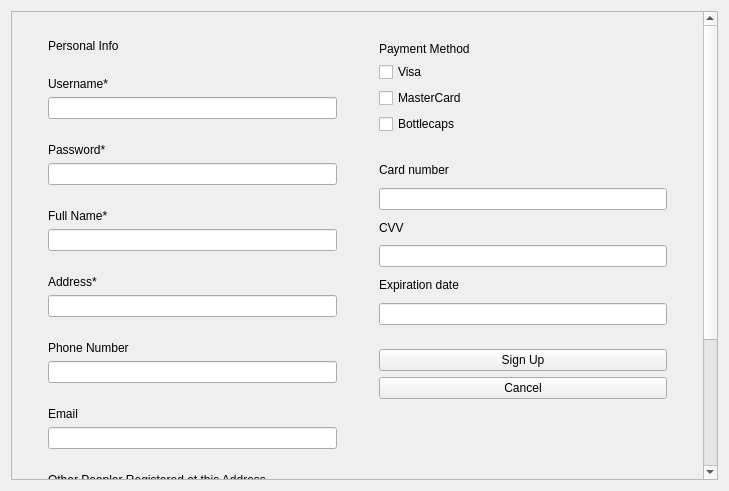
<?xml version="1.0" encoding="UTF-8"?>
<ui version="4.0">
 <class>SignUpWindow</class>
 <widget class="QWidget" name="SignUpWindow">
  <property name="geometry">
   <rect>
    <x>0</x>
    <y>0</y>
    <width>729</width>
    <height>491</height>
   </rect>
  </property>
  <property name="windowTitle">
   <string>Form</string>
  </property>
  <layout class="QHBoxLayout" name="horizontalLayout" stretch="0">
   <item>
    <widget class="QScrollArea" name="scrollArea">
     <property name="widgetResizable">
      <bool>true</bool>
     </property>
     <widget class="QWidget" name="scrollAreaWidgetContents">
      <property name="geometry">
       <rect>
        <x>0</x>
        <y>0</y>
        <width>703</width>
        <height>790</height>
       </rect>
      </property>
      <layout class="QVBoxLayout" name="verticalLayout" stretch="1,0">
       <item>
        <widget class="QWidget" name="personalPayment" native="true">
         <layout class="QHBoxLayout" name="horizontalLayout_2" stretch="1,1">
          <item>
           <widget class="QWidget" name="personalInfo" native="true">
            <layout class="QVBoxLayout" name="verticalLayout_2">
             <property name="topMargin">
              <number>0</number>
             </property>
             <item>
              <widget class="QWidget" name="widget_8" native="true">
               <layout class="QHBoxLayout" name="horizontalLayout_3">
                <item>
                 <widget class="QLabel" name="label">
                  <property name="text">
                   <string>Personal Info</string>
                  </property>
                 </widget>
                </item>
               </layout>
              </widget>
             </item>
             <item>
              <widget class="QWidget" name="widget_7" native="true">
               <layout class="QVBoxLayout" name="verticalLayout_3">
                <item>
                 <widget class="QLabel" name="label_2">
                  <property name="text">
                   <string>Username*</string>
                  </property>
                 </widget>
                </item>
                <item>
                 <widget class="QLineEdit" name="signUpUsernameLineEdit"/>
                </item>
               </layout>
              </widget>
             </item>
             <item>
              <widget class="QWidget" name="widget_4" native="true">
               <layout class="QVBoxLayout" name="verticalLayout_8">
                <item>
                 <widget class="QLabel" name="label_8">
                  <property name="text">
                   <string>Password*</string>
                  </property>
                 </widget>
                </item>
                <item>
                 <widget class="QLineEdit" name="signUpPasswordLineEdit"/>
                </item>
               </layout>
              </widget>
             </item>
             <item>
              <widget class="QWidget" name="widget_6" native="true">
               <layout class="QVBoxLayout" name="verticalLayout_4">
                <item>
                 <widget class="QLabel" name="label_3">
                  <property name="text">
                   <string>Full Name*</string>
                  </property>
                 </widget>
                </item>
                <item>
                 <widget class="QLineEdit" name="signUpFullNameLineEdit"/>
                </item>
               </layout>
              </widget>
             </item>
             <item>
              <widget class="QWidget" name="widget_5" native="true">
               <layout class="QVBoxLayout" name="verticalLayout_5">
                <item>
                 <widget class="QLabel" name="label_4">
                  <property name="text">
                   <string>Address*</string>
                  </property>
                 </widget>
                </item>
                <item>
                 <widget class="QLineEdit" name="signUpAddressLineEdit"/>
                </item>
               </layout>
              </widget>
             </item>
             <item>
              <widget class="QWidget" name="widget_3" native="true">
               <layout class="QVBoxLayout" name="verticalLayout_6">
                <item>
                 <widget class="QLabel" name="label_5">
                  <property name="text">
                   <string>Phone Number</string>
                  </property>
                 </widget>
                </item>
                <item>
                 <widget class="QLineEdit" name="signUpPhoneNumberLineEdit"/>
                </item>
               </layout>
              </widget>
             </item>
             <item>
              <widget class="QWidget" name="widget_2" native="true">
               <layout class="QVBoxLayout" name="verticalLayout_7">
                <item>
                 <widget class="QLabel" name="label_6">
                  <property name="text">
                   <string>Email</string>
                  </property>
                 </widget>
                </item>
                <item>
                 <widget class="QLineEdit" name="signUpEmailLineEdit"/>
                </item>
               </layout>
              </widget>
             </item>
             <item>
              <widget class="QWidget" name="widget" native="true">
               <layout class="QVBoxLayout" name="verticalLayout_9">
                <item>
                 <widget class="QLabel" name="label_7">
                  <property name="text">
                   <string>Other Peopler Registered at this Address</string>
                  </property>
                 </widget>
                </item>
                <item>
                 <widget class="QLineEdit" name="signUpOtherPeopleLineEdit"/>
                </item>
               </layout>
              </widget>
             </item>
            </layout>
           </widget>
          </item>
          <item>
           <widget class="QWidget" name="paymentInfo" native="true">
            <layout class="QVBoxLayout" name="verticalLayout_10" stretch="1,4,4">
             <property name="topMargin">
              <number>0</number>
             </property>
             <item>
              <widget class="QWidget" name="widget_9" native="true">
               <layout class="QVBoxLayout" name="verticalLayout_11">
                <property name="topMargin">
                 <number>12</number>
                </property>
                <item>
                 <widget class="QLabel" name="label_10">
                  <property name="text">
                   <string>Payment Method</string>
                  </property>
                 </widget>
                </item>
                <item>
                 <widget class="QCheckBox" name="signUpVisaCheckBox">
                  <property name="text">
                   <string>Visa</string>
                  </property>
                  <property name="autoExclusive">
                   <bool>true</bool>
                  </property>
                  <attribute name="buttonGroup">
                   <string notr="true">buttonGroup</string>
                  </attribute>
                 </widget>
                </item>
                <item>
                 <widget class="QCheckBox" name="signUpMastercardCheckBox">
                  <property name="text">
                   <string>MasterCard</string>
                  </property>
                  <property name="autoExclusive">
                   <bool>true</bool>
                  </property>
                  <attribute name="buttonGroup">
                   <string notr="true">buttonGroup</string>
                  </attribute>
                 </widget>
                </item>
                <item>
                 <widget class="QCheckBox" name="signUpBottlecapsCheckBox">
                  <property name="text">
                   <string>Bottlecaps</string>
                  </property>
                  <property name="autoExclusive">
                   <bool>true</bool>
                  </property>
                  <attribute name="buttonGroup">
                   <string notr="true">buttonGroup</string>
                  </attribute>
                 </widget>
                </item>
               </layout>
              </widget>
             </item>
             <item>
              <widget class="QWidget" name="widget_10" native="true">
               <layout class="QVBoxLayout" name="verticalLayout_12">
                <item>
                 <widget class="QLabel" name="label_11">
                  <property name="text">
                   <string>Card number</string>
                  </property>
                 </widget>
                </item>
                <item>
                 <widget class="QLineEdit" name="signUpCardNumberLineEdit"/>
                </item>
                <item>
                 <widget class="QLabel" name="label_12">
                  <property name="text">
                   <string>CVV</string>
                  </property>
                 </widget>
                </item>
                <item>
                 <widget class="QLineEdit" name="signUpCvvLineEdit"/>
                </item>
                <item>
                 <widget class="QLabel" name="label_13">
                  <property name="text">
                   <string>Expiration date</string>
                  </property>
                 </widget>
                </item>
                <item>
                 <widget class="QLineEdit" name="signUpExpirationDateLineEdit"/>
                </item>
               </layout>
              </widget>
             </item>
             <item>
              <widget class="QWidget" name="widget_12" native="true">
               <layout class="QGridLayout" name="gridLayout">
                <item row="2" column="0">
                 <widget class="QLabel" name="signUpOutPutLabel">
                  <property name="font">
                   <font>
                    <pointsize>24</pointsize>
                    <weight>75</weight>
                    <bold>true</bold>
                   </font>
                  </property>
                  <property name="text">
                   <string/>
                  </property>
                  <property name="alignment">
                   <set>Qt::AlignLeading|Qt::AlignLeft|Qt::AlignTop</set>
                  </property>
                 </widget>
                </item>
                <item row="1" column="0">
                 <widget class="QPushButton" name="signUpCancelButton">
                  <property name="text">
                   <string>Cancel</string>
                  </property>
                 </widget>
                </item>
                <item row="0" column="0">
                 <widget class="QPushButton" name="signUpSingUpButton">
                  <property name="text">
                   <string>Sign Up</string>
                  </property>
                 </widget>
                </item>
               </layout>
              </widget>
             </item>
            </layout>
           </widget>
          </item>
         </layout>
        </widget>
       </item>
       <item>
        <widget class="QWidget" name="widget_11" native="true">
         <layout class="QVBoxLayout" name="verticalLayout_13">
          <item>
           <widget class="QLabel" name="label_14">
            <property name="text">
             <string>History</string>
            </property>
           </widget>
          </item>
          <item>
           <widget class="QTableWidget" name="tableWidget">
            <column>
             <property name="text">
              <string>Invoice Number</string>
             </property>
            </column>
            <column>
             <property name="text">
              <string>Service Type</string>
             </property>
            </column>
            <column>
             <property name="text">
              <string>New Column</string>
             </property>
            </column>
            <column>
             <property name="text">
              <string>Date Picked Up</string>
             </property>
            </column>
            <column>
             <property name="text">
              <string>Date Picked UP</string>
             </property>
            </column>
            <column>
             <property name="text">
              <string>Print</string>
             </property>
            </column>
           </widget>
          </item>
         </layout>
        </widget>
       </item>
      </layout>
     </widget>
    </widget>
   </item>
  </layout>
 </widget>
 <resources/>
 <connections/>
 <buttongroups>
  <buttongroup name="buttonGroup"/>
 </buttongroups>
</ui>
